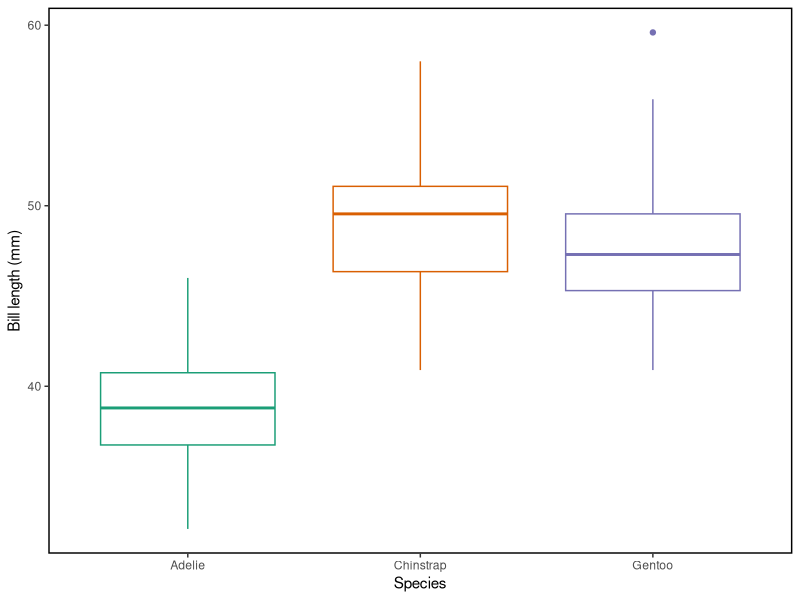
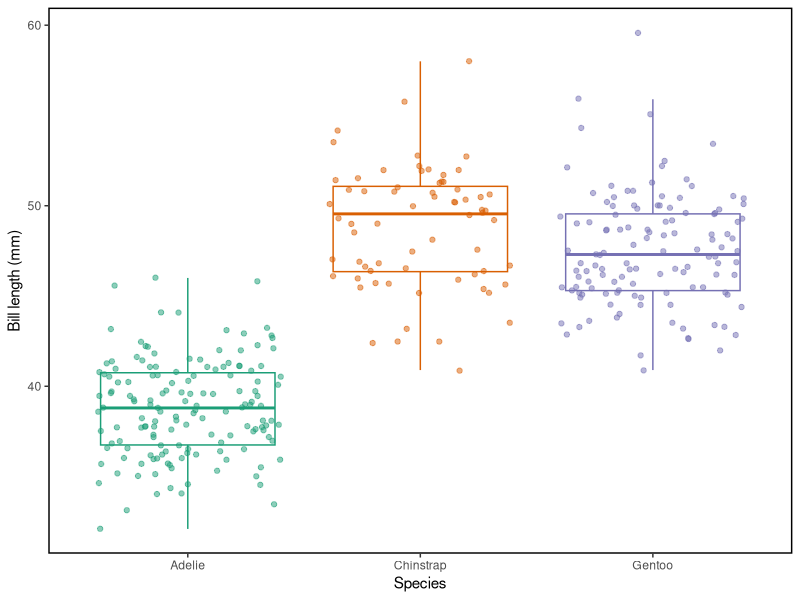
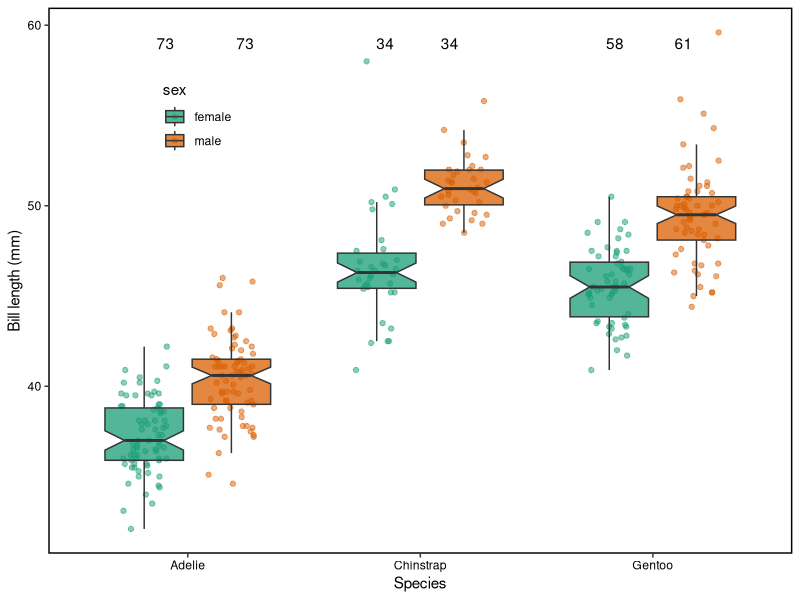
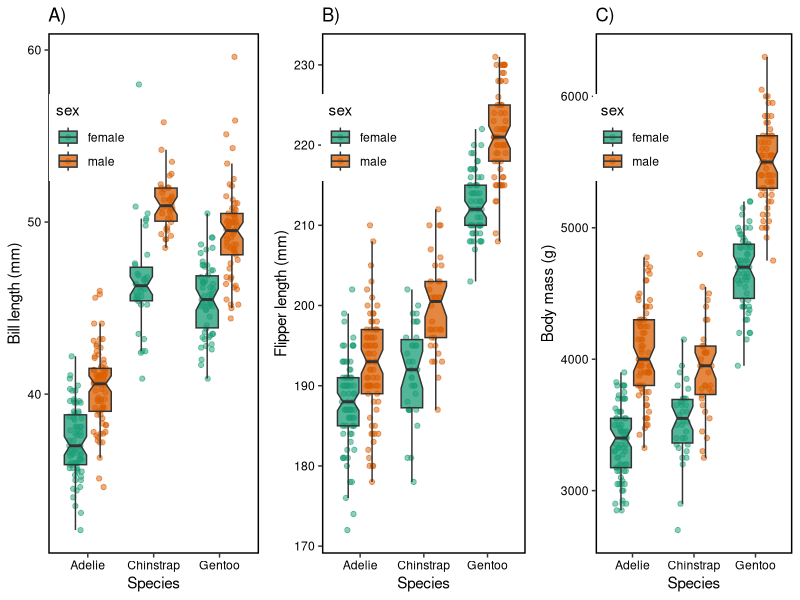

Reproduce these figures in R, in order.


#### load libraries ####
library(ggplot2)
library(data.table)
library(palmerpenguins)

#### load penguins example data (https://allisonhorst.github.io/palmerpenguins/) ####
data(penguins) 

## convert to data.table 
setDT(penguins) 

## assign three colours 
col = c("#1b9e77", "#d95f02", "#7570b3") 

## assign theme
theme_penguin <- theme(legend.position = 'none',
                    panel.grid.minor = element_blank(),
                    panel.background = element_blank(), 
                    panel.border = element_rect(colour = "black", fill=NA, size = 1))


#### basic boxplot ####
ggplot(penguins) + 
  geom_boxplot(aes(species, 
                   bill_length_mm, 
                 color = species)) +
  ylab("Bill length (mm)") +
  xlab("Species") +
  scale_color_manual(values = col) +
  theme_penguin

#### update plot 1 ####
## add data points in background

## plot
ggplot(penguins, aes(species, 
                     bill_length_mm, 
                 color = species)) + 
  geom_boxplot(outlier.color = NA) + ## outlier.color = NA removes the outlier points that are automatically assigned with geom_boxplot
  geom_jitter(alpha = 0.5) +
  ylab("Bill length (mm)") +
  xlab("Species") +
  scale_color_manual(values = col) +
  theme_penguin

#### update plot 2 ####
## split by sex

## remove NAs from DT
penguins <- penguins[!is.na(penguins$sex)]

## update theme_penguin
theme_penguin <- theme(legend.position = c(0.2,0.8),
                       legend.key = element_blank(),
                       axis.text = element_text(color = "black"),
                       panel.grid.minor = element_blank(),
                       panel.background = element_blank(), 
                       panel.border = element_rect(colour = "black", fill=NA, size = 1))


sum_data <- penguins[, .N, by = c("species", "sex")]


## plot
ggplot() + 
  geom_jitter(data = penguins, 
              aes(species, 
                  bill_length_mm, 
                  fill = sex,
                  color = sex), 
              alpha = 0.5, 
              position = position_jitterdodge()) +
  geom_boxplot(data = penguins, aes(species, 
                                    bill_length_mm,
                                    fill = sex), 
               outlier.color = NA, 
               alpha = 0.75,
               notch = T) + 
  geom_text(data = sum_data, aes(x = species, 
                                 y = 59, 
                                 label = N, 
                                 fill = sex),
            position = position_jitterdodge()) +
  ylab("Bill length (mm)") +
  xlab("Species") +
  scale_fill_manual(values = col) +
  scale_color_manual(values = col) +
  theme_penguin

#### update plot 3 ####
## compare multiple phenotypes by sex and species

gg_bill_len <- ggplot(penguins, aes(species, 
                                    bill_length_mm)) + 
  geom_jitter(aes(fill = sex,
                  color = sex), 
              alpha = 0.5, 
              position = position_jitterdodge()) +
  geom_boxplot(aes(fill = sex), 
               outlier.color = NA, 
               alpha = 0.75,
               notch = T) + 
  ylab("Bill length (mm)") +
  xlab("Species") +
  ggtitle("A)") +
  scale_fill_manual(values = col) +
  scale_color_manual(values = col) +
  theme_penguin

gg_flipper_len <- ggplot(penguins, aes(species, 
                                       flipper_length_mm)) + 
  geom_jitter(aes(fill = sex,
                  color = sex), 
              alpha = 0.5, 
              position = position_jitterdodge()) +
  geom_boxplot(aes(fill = sex), 
               outlier.color = NA, 
               alpha = 0.75,
               notch = T) + 
  ylab("Flipper length (mm)") +
  xlab("Species") +
  ggtitle("B)") +
  scale_fill_manual(values = col) +
  scale_color_manual(values = col) +
  theme_penguin

gg_body_mass <- ggplot(penguins, aes(species, 
                                     body_mass_g)) + 
  geom_jitter(aes(fill = sex,
                  color = sex), 
              alpha = 0.5, 
              position = position_jitterdodge()) +
  geom_boxplot(aes(fill = sex), 
               outlier.color = NA, 
               alpha = 0.75,
               notch = T) + 
  ylab("Body mass (g)") +
  xlab("Species") +
  ggtitle("C)") +
  scale_fill_manual(values = col) +
  scale_color_manual(values = col) +
  theme_penguin

png("figures/fig2.png", 
    width = 6000, 
    height = 3000, 
    units = "px", 
    res = 500)
gridExtra::grid.arrange(gg_bill_len, 
                        gg_flipper_len, 
                        gg_body_mass,
                        nrow = 1, 
                        ncol = 3)
dev.off()
